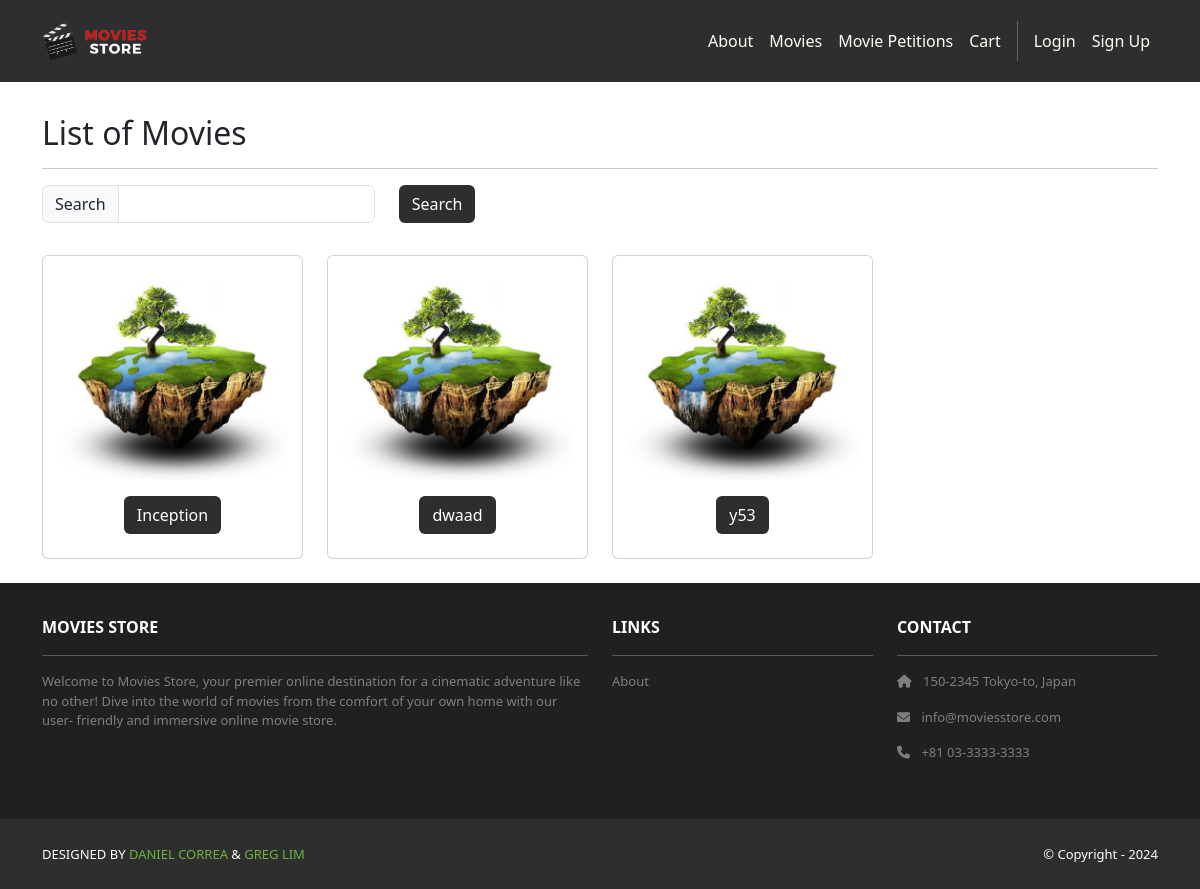
The page /movies/ on the database as committed earlier.
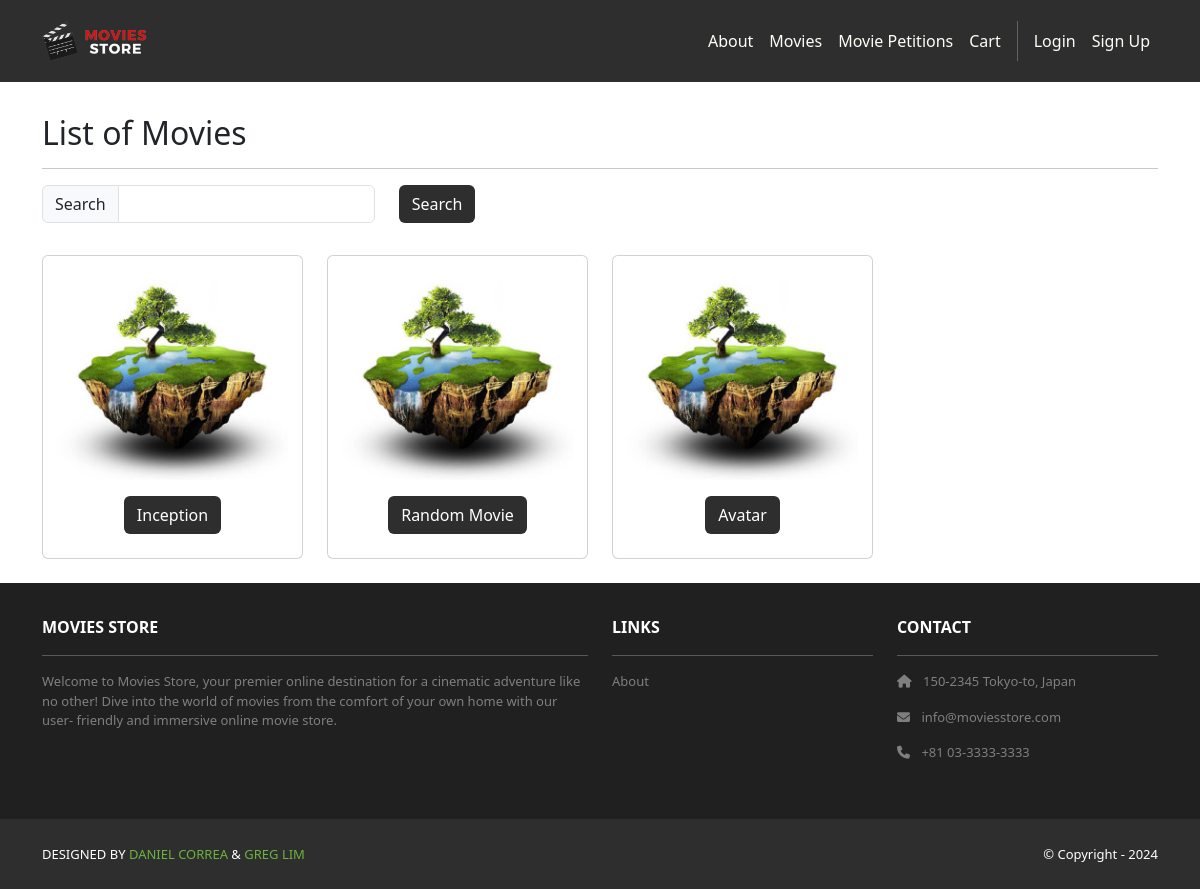
The same page on the database as committed later.
### movies/models.py (models this page shows, shortened)
class Movie(models.Model):
    id = models.AutoField(primary_key=True)
    name = models.CharField(max_length=255)
    price = models.IntegerField()
    description = models.TextField()
    image = models.ImageField(upload_to='movie_images/')

### movies/views.py (the view)
# urls.py: path('', views.index, name='cart.index'),
def index(request):
    search_term = request.GET.get('search')
    if search_term:
        movies_qs = Movie.objects.filter(name__icontains=search_term)
    else:
        movies_qs = Movie.objects.all()
    if request.user.is_authenticated:
        hidden_ids = HiddenMovie.objects.filter(user=request.user).values_list('movie_id', flat=True)
        movies_qs = movies_qs.exclude(id__in=list(hidden_ids))
    movies = movies_qs
    template_data = {}
    template_data['title'] = 'Movies'
    template_data['movies'] = movies
    return render(request, 'movies/index.html',
                  {'template_data': template_data})

### movies/templates/movies/index.html (shortened to what this page needs)
{% extends 'base.html' %}
{% block content %}
{% load static %}
<div class="p-3">
  <div class="container">
    <div class="row mt-3">
      <div class="col mx-auto mb-3">
        <h2>List of Movies</h2>
        <hr />
        <p class="card-text">
          <form method="GET">
            <div class="row">
              <div class="col-auto">
                <div class="input-group col-auto">
                  <div class="input-group-text">
                    Search</div>
                  <input type="text" class="form-control"
                    name="search">
                </div>
              </div>
              <div class="col-auto">
                <button class="btn bg-dark text-white"
                  type="submit">Search</button>
              </div>
            </div>
          </form>
        </p>
      </div>
    </div>
    <div class="row">
      {% for movie in template_data.movies %}
      <div class="col-md-4 col-lg-3 mb-2">
        <div class="p-2 card align-items-center pt-4">
          <img src="{{ movie.image.url }}"
            class="card-img-top rounded img-card-200">
          <div class="card-body text-center">
            <a href="{% url 'movies.show' id=movie.id %}"
              class="btn bg-dark text-white">
              {{ movie.name }}
            </a>
          </div>
        </div>
      </div>
      {% endfor %}
    </div>
  </div>
</div>
{% endblock content %}

### moviesstore/templates/base.html (shortened to what this page needs)
<!DOCTYPE html>
<html>
  <head>
		{% load static %}
    <link href=
      "https://cdn.jsdelivr.net/npm/bootstrap@5.3.3/dist/css/bootstrap.min.css" rel="stylesheet"
>
    <link rel=
      "stylesheet"  href="https://cdnjs.cloudflare.com/ajax/libs/font-awesome/6.1.1/css/all.min.css">
		<link rel="stylesheet" type="text/css" href="{% static 'css/style.css' %}">
  </head>
  <body>
		 <nav class="p-3 navbar navbar-dark bg-dark navbar-expand-lg">
      <div class="container">
        <a class="navbar-brand"
           href="{% url 'home.index' %}">
          <img src="{% static 'img/logo.png' %}" alt="logo" height="40" />
        </a>
        <div class="collapse navbar-collapse" id="navbarNavAltMarkup">
          <div class="navbar-nav ms-auto navbar-ml">
            <a class="nav-link" href="{% url 'home.about' %}">About</a>
						<a class="nav-link" href="{% url 'movies.index' %}">Movies</a>
            <a class="nav-link" href="{% url 'movies.petitions' %}">Movie Petitions</a>
            <a class="nav-link" href="{% url 'cart.index' %}">Cart</a>
            {% if user.is_authenticated %}
            <a class="nav-link" href="{% url 'accounts.orders' %}">Orders</a>
              <a class="nav-link" href="{% url 'accounts.logout' %}">Logout ({{ user.username }})</a>
            {% else %}
              <a class="nav-link" href="{% url 'accounts.login' %}">Login</a>
              <a class="nav-link" href="{% url 'accounts.signup' %}">Sign Up</a>
            {% endif %}
          </div>
        </div>
      </div>
    </nav>
    <div>
      {% block content %}
      {% endblock content %}
    </div>
		 <section class="p-3 ms-footer d-none d-md-block">
      <div class="container">
        <div class="row mt-3 text-white">
          <div class="col-md-6 col-lg-6 col-xl-6
               mx-auto mb-4">
            <b>MOVIES STORE</b>
            <hr />
            <p>
              Welcome to Movies Store, your premier online
              destination for a cinematic adventure like no
              other! Dive into the world of movies from the
              comfort of your own home with our user-
              friendly and immersive online movie store.
            </p>
          </div>
          <div class="col-md-3 col-lg-3 col-xl-3 mx-auto mb-4">
            <b>LINKS</b>
            <hr />
            <p><a class="nav-link"
              href="{% url 'home.about' %}">
              About
            </a></p>
          </div>
          <div class="col-md-3 col-lg-3 col-xl-3 mx-auto mb-4">
            <b>CONTACT</b>
            <hr />
            <p><i class="fas fa-home me-2"></i>
              150-2345 Tokyo-to, Japan
            </p>
            <p><i class="fas fa-envelope me-2"></i>
              info@moviesstore.com
            </p>
            <p><i class="fas fa-phone me-2"></i>
              +81 03-3333-3333
            </p>
          </div>
        </div>
      </div>
    </section>
    <section class="p-3 ms-footer-bottom bg-dark">
      <div class="container d-flex justify-content-between">
        <div class="me-5 text-white">
          <span>DESIGNED BY
            <a href="https://www.x.com/danielgarax"
            target="_blank">DANIEL CORREA</a> &
            <a href="https://www.x.com/greglim81"
            target="_blank">GREG LIM</a>
          </span>
        </div>
        <div class="text-white">
          <span>© Copyright - 2024</span>
        </div>
      </div>
    </section>
  </body>
</html>

### moviesstore/static/css/style.css (style rules this page uses)
.navbar a.nav-link { color: #FFFEF6 !important; }
.bg-dark { background-color: #2E2E2E !important; }
.ms-footer { background-color: #202020; }
.ms-footer p { color: #7F7F7F; font-size: 13px; }
.ms-footer-bottom span { font-size: 13px; line-height: 38px; }
.ms-footer-bottom a { color: #6ab43e; text-decoration: none; }
.img-card-200 { width: fit-content; max-height: 200px; }

Rows that differ between the two databases and show on the page:
changed Movie: name "dwaad" → "Random Movie"
changed Movie: name "y53" → "Avatar"
